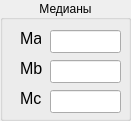
     <widget class="QGroupBox" name="groupBox">
      <property name="geometry">
       <rect>
        <x>130</x>
        <y>120</y>
        <width>131</width>
        <height>121</height>
       </rect>
      </property>
      <property name="title">
       <string>Медианы</string>
      </property>
      <property name="alignment">
       <set>Qt::AlignCenter</set>
      </property>
      <widget class="QLabel" name="label_19">
       <property name="geometry">
        <rect>
         <x>20</x>
         <y>30</y>
         <width>21</width>
         <height>16</height>
        </rect>
       </property>
       <property name="font">
        <font>
         <pointsize>12</pointsize>
        </font>
       </property>
       <property name="text">
        <string>Ma</string>
       </property>
      </widget>
      <widget class="QLabel" name="label_20">
       <property name="geometry">
        <rect>
         <x>20</x>
         <y>60</y>
         <width>31</width>
         <height>16</height>
        </rect>
       </property>
       <property name="font">
        <font>
         <pointsize>12</pointsize>
        </font>
       </property>
       <property name="text">
        <string>Mb</string>
       </property>
      </widget>
      <widget class="QLineEdit" name="lineEditTriangleMc">
       <property name="geometry">
        <rect>
         <x>50</x>
         <y>90</y>
         <width>71</width>
         <height>23</height>
        </rect>
       </property>
       <property name="readOnly">
        <bool>true</bool>
       </property>
      </widget>
      <widget class="QLineEdit" name="lineEditTriangleMb">
       <property name="geometry">
        <rect>
         <x>50</x>
         <y>60</y>
         <width>71</width>
         <height>23</height>
        </rect>
       </property>
       <property name="readOnly">
        <bool>true</bool>
       </property>
      </widget>
      <widget class="QLineEdit" name="lineEditTriangleMa">
       <property name="geometry">
        <rect>
         <x>50</x>
         <y>30</y>
         <width>71</width>
         <height>23</height>
        </rect>
       </property>
       <property name="readOnly">
        <bool>true</bool>
       </property>
      </widget>
      <widget class="QLabel" name="label_21">
       <property name="geometry">
        <rect>
         <x>20</x>
         <y>90</y>
         <width>31</width>
         <height>16</height>
        </rect>
       </property>
       <property name="font">
        <font>
         <pointsize>12</pointsize>
        </font>
       </property>
       <property name="text">
        <string>Mc</string>
       </property>
      </widget>
     </widget>
